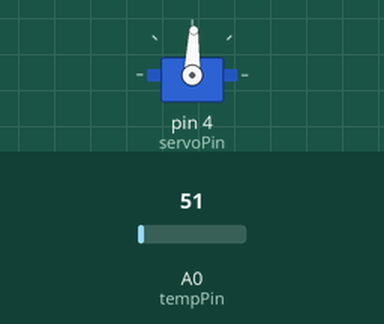
The sketch below on a simulated Arduino Uno, built with avr-gcc and run on an emulated ATmega328P. Parts: servo. Inputs (shaded band) come from the test bench; at power-on: A0 (tempPin) = 51. What the sketch prints to the serial monitor is not drawn.

Above: at 2.8 s.
2.9 s: A0 (tempPin) set to 143
7.1 s: A0 (tempPin) set to 164
Timing chart, 0 to 13.2 s (numbered marks = the images above; inputs shaded):
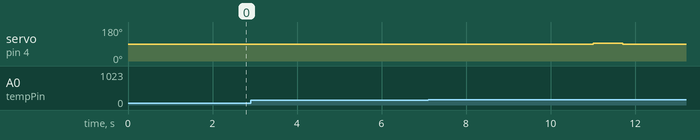

The sketch:

Project_Code_Unit4.INO
```cpp
// Unit_4_project
// This code will rotate a servo depending on the temperature reading from a temperature sensor

#include <Servo.h>

// Define global variables
// Define pins
int servoPin = 4;           // Pin for the servo
int tempPin = A0;           // Analog pin A0 for temperature sensor

int bitReading = 0;         // Variable to store sensor bits
int turnCount = 0;          // Tracks open/close state

Servo myServo;

int ServoStopValue = 1450;  // Neutral servo stop position
float bits2volts = 5000.0 / 1023.0;  // Conversion from bits to millivolts
float Temperature = 0;      // Temperature in Celsius

void setup() {
  // Attach servo
  myServo.attach(servoPin);
  myServo.writeMicroseconds(ServoStopValue);  // Initialize servo to neutral

  // Set pin mode for temperature sensor
  pinMode(tempPin, INPUT);

  // Begin serial communication
  Serial.begin(9600);
}

void loop() {
  delay(1000);  // Wait 1 second between reads

  // Read temperature
  bitReading = analogRead(tempPin);
  Temperature = (bits2volts * bitReading) / 10.0 - 50.0;  // LM35 conversion
  Serial.println(Temperature);
  Serial.print(" ");

  // If temperature >= 27°C and has not been opened yet
  if (turnCount == 0) {
    if (Temperature >= 27) {
      openFunction();  // Rotate to open
      turnCount++;
    }
  }

  // If temperature drops to <= 23°C and has already been opened
  if (turnCount >= 1) {
    if (Temperature <= 23) {
      closeFunction();  // Rotate to close
      turnCount++;
    }
  }

  // Reset count after one full cycle
  if (turnCount >= 2) {
    turnCount = 0;
  }
}

// Define function to open
void openFunction() {
  delay(3000);  // Wait before action
  myServo.writeMicroseconds(1510);  // Rotate to open
  delay(700);
  myServo.writeMicroseconds(ServoStopValue);  // Stop servo
}

// Define function to close
void closeFunction() {
  delay(3000);  // Wait before action
  myServo.writeMicroseconds(1410);  // Rotate to close
  delay(700);
  myServo.writeMicroseconds(ServoStopValue);  // Stop servo
}
```

Measured:
- after the input at 2.9 s, every drawn part: stays the same
- after the input at 7.1 s, servo on pin 4 (servoPin): 88° → 94° after 3.9 s, → 88° 0.70 s later
